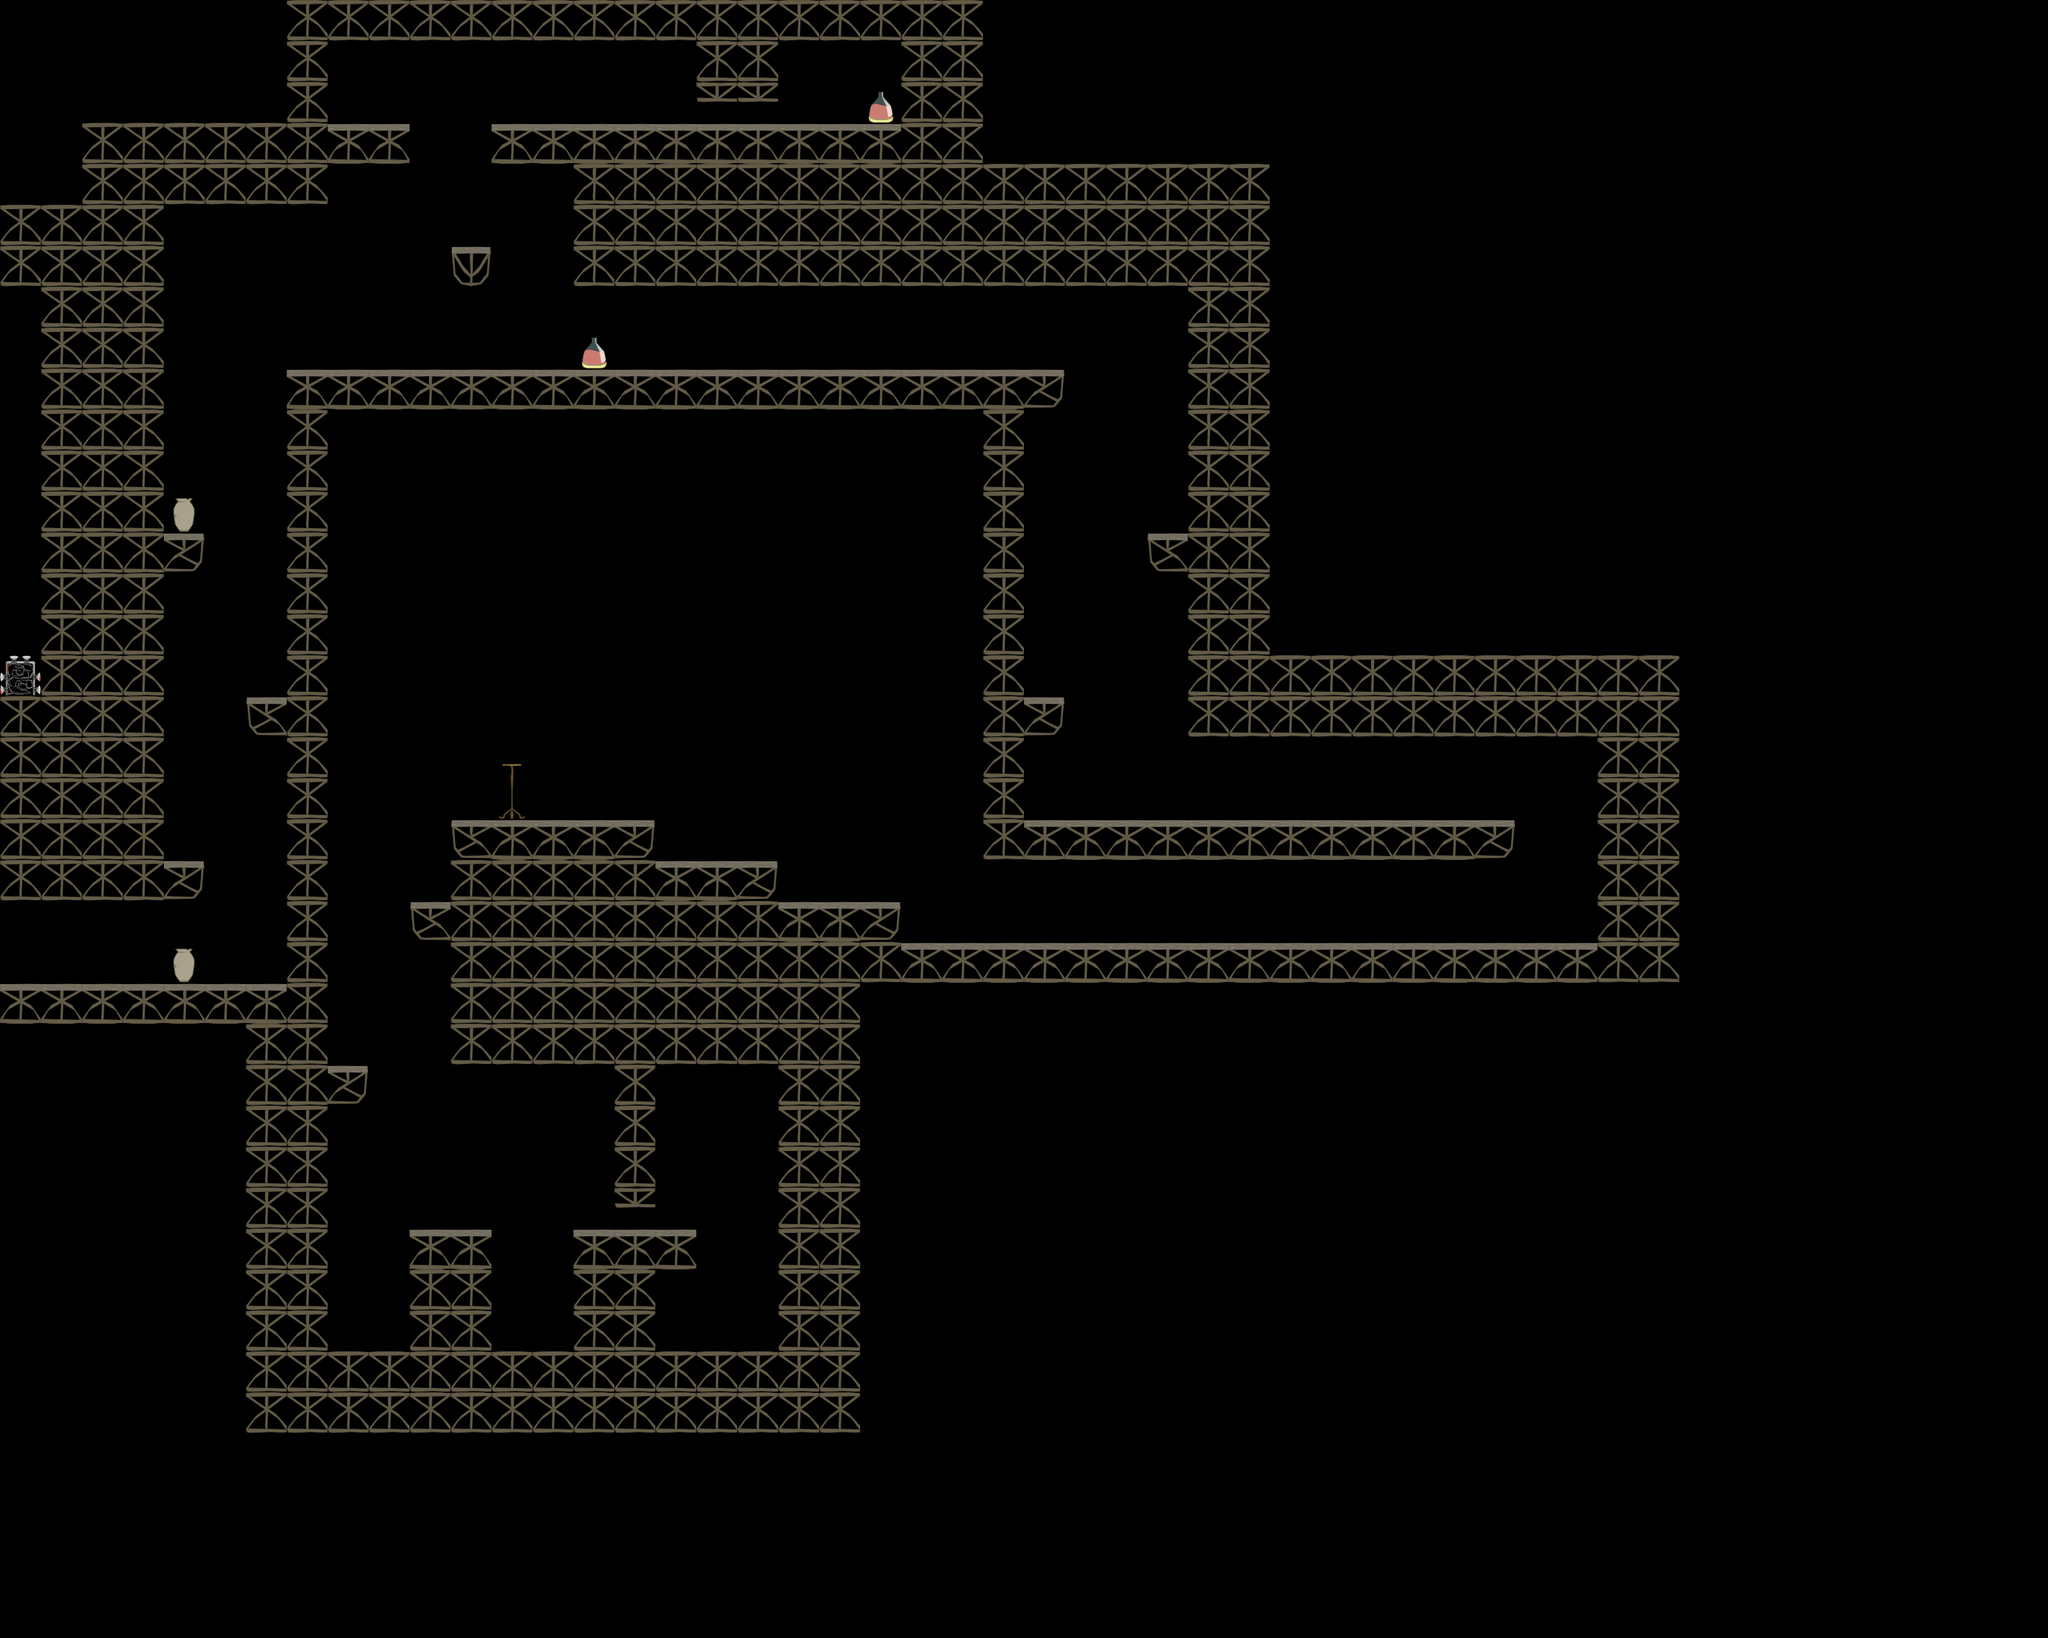

The image is a tile-based game level rendered from a .tmx file. Its description and source (layers, tilesets, objects; grid data summarised) follow:
An orthogonal 50x40 tile map with 64x64 px tiles, 5 tile layers (background, walls, hazards, pickups, ...) and 10 objects (enemy1, enemy2, enemy3, spawn1, spawn2, ...).

<map version="1.0" orientation="orthogonal" width="50" height="40" tilewidth="64" tileheight="64">
 <tileset firstgid="1" name="standards" tilewidth="64" tileheight="64">
  <image source="DuelMapTiles-hd.png" width="256" height="256" />
 </tileset>
 <layer name="background" width="50" height="40">
  <data>[2000 cells, 3 non-empty, 3 distinct tile ids]</data>
 </layer>
 <layer name="walls" width="50" height="40">
  <data>[2000 cells, 434 non-empty, 5 distinct tile ids]</data>
 </layer>
 <layer name="hazards" width="50" height="40">
  <data>[2000 cells, 1 non-empty, 1 distinct tile ids]</data>
 </layer>
 <layer name="pickups" width="50" height="40">
  <data>[2000 cells, 2 non-empty, 1 distinct tile ids]</data>
 </layer>
 <layer name="falseWalls" width="50" height="40">
  <data>[2000 cells, 4 non-empty, 2 distinct tile ids]</data>
 </layer>
 <objectgroup name="enemies" width="50" height="40">
  <object name="enemy1" x="609" y="549" />
  <object name="enemy2" x="611" y="161" />
  <object name="enemy3" x="800" y="1184">
   <properties>
    <property name="bird" value="yes" />
   </properties>
  </object>
 </objectgroup>
 <objectgroup name="spawns" width="50" height="40">
  <object name="spawn1" x="107" y="1473" />
  <object name="spawn2" x="704" y="1847" />
  <object name="spawn3" x="1155" y="2037" />
 </objectgroup>
 <objectgroup name="doors" width="50" height="40">
  <object name="door1" x="32" y="1505">
   <properties>
    <property name="level" value="1" />
    <property name="spawn" value="3" />
   </properties>
  </object>
  <object name="door2" x="577" y="2083">
   <properties>
    <property name="level" value="10" />
    <property name="spawn" value="1" />
   </properties>
  </object>
  <object name="door3" x="833" y="2079">
   <properties>
    <property name="level" value="15" />
    <property name="spawn" value="1" />
   </properties>
  </object>
  <object name="door4" x="1060" y="2077">
   <properties>
    <property name="level" value="13" />
    <property name="spawn" value="3" />
   </properties>
  </object>
 </objectgroup>
 <objectgroup name="relics" width="50" height="40" />
 <objectgroup name="climbing" width="50" height="40" />
</map>
